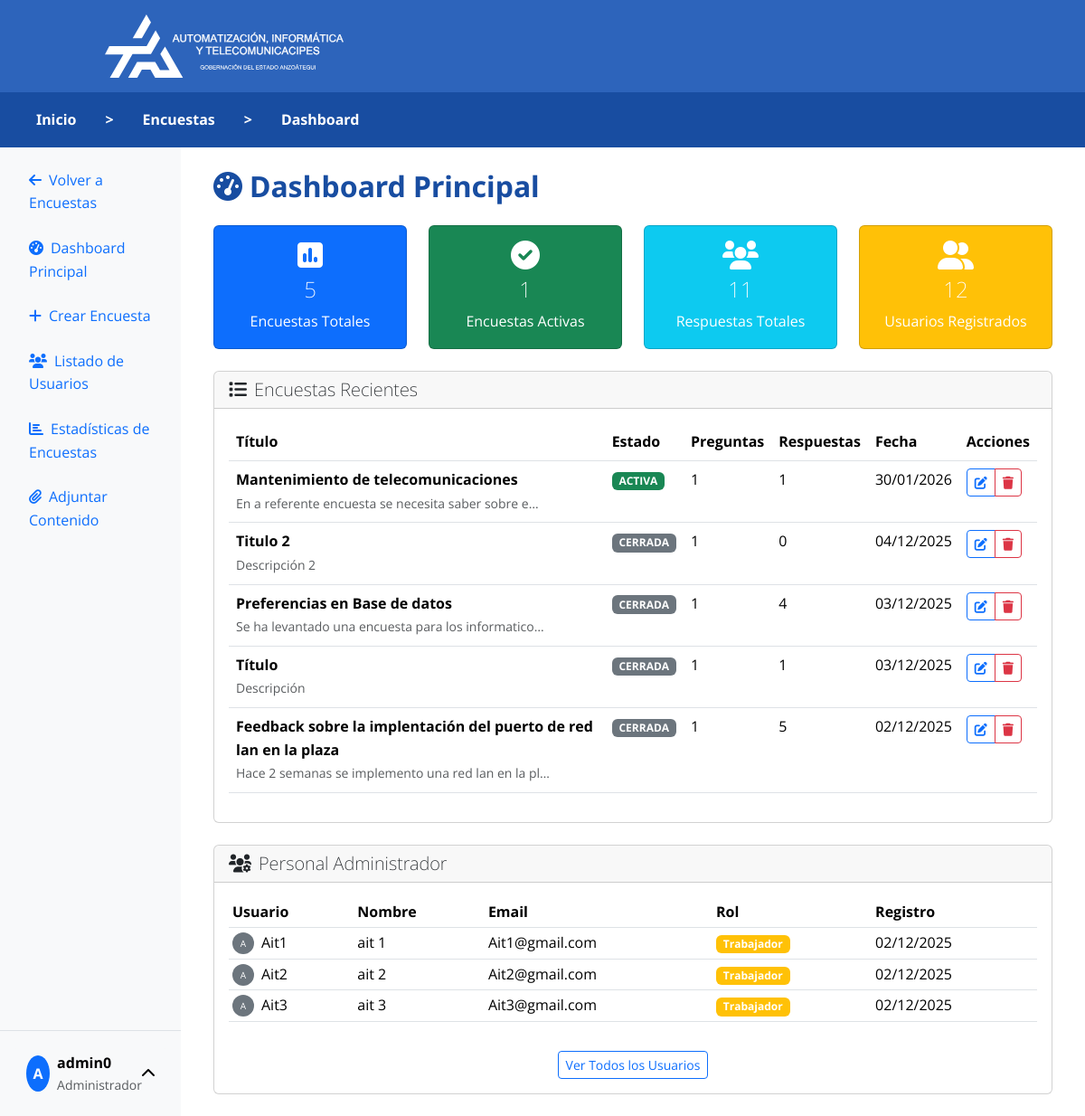
The app's page /polls/manager/ (signed in), older data.
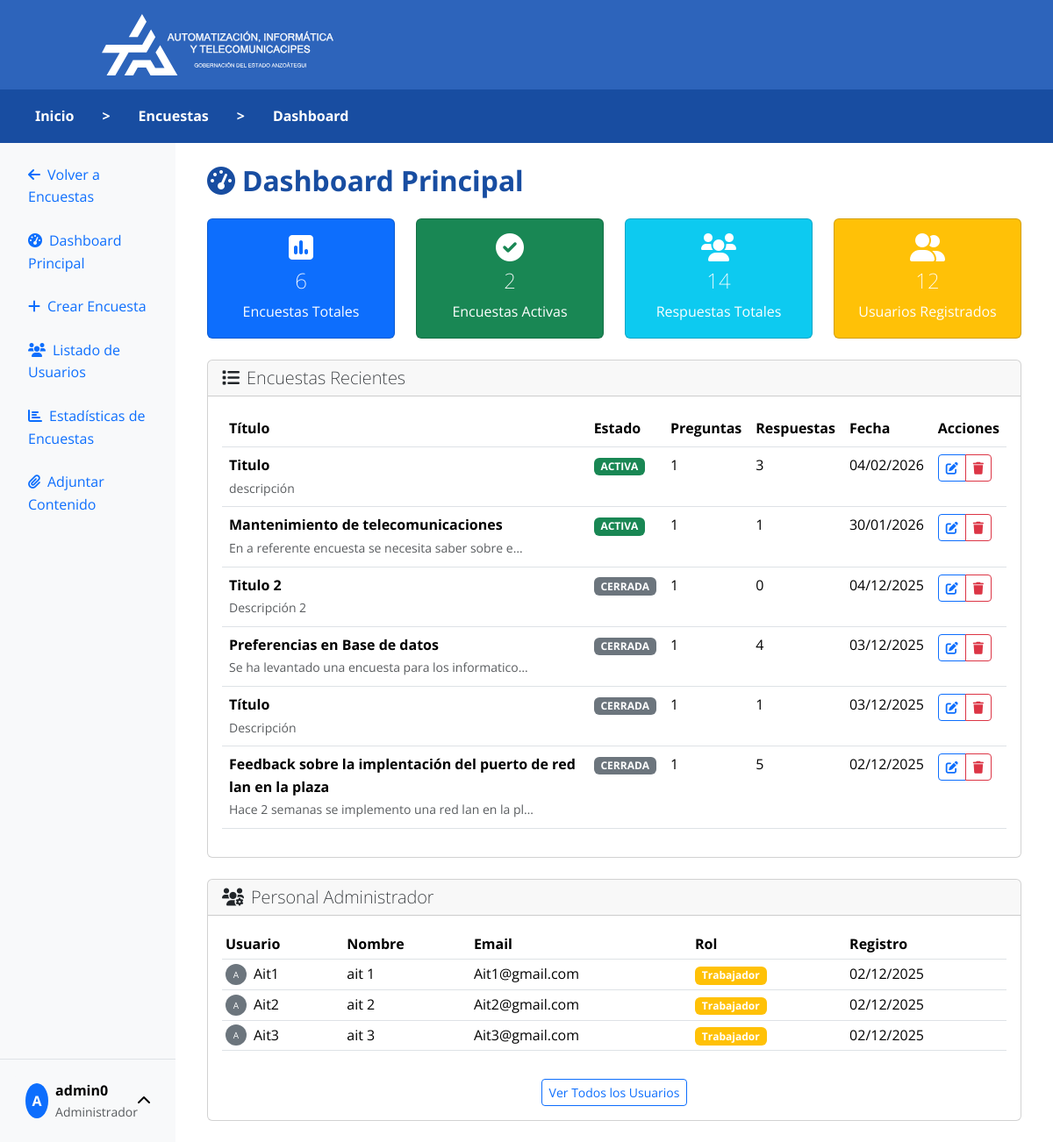
The same page, newer data.
### model_poll/models.py (models this page shows, shortened)
class Poll(models.Model):
    class Status(models.TextChoices):
        BORRADOR = 'BORRADOR', 'Borrador'
        ACTIVA = 'ACTIVA', 'Activa'
        CERRADA = 'CERRADA', 'Cerrada'
    created_by = models.ForeignKey(settings.AUTH_USER_MODEL, on_delete=models.SET_NULL, null=True, related_name="encuestas_creadas")
    title = models.CharField(max_length=200)
    description = models.TextField(blank=True, null=True, default='')
    image = models.ImageField(upload_to='polls/', blank=True, null=True)
    status = models.CharField(max_length=20, choices=Status.choices, default=Status.BORRADOR)
    star_date = models.DateTimeField(null=True, blank=True, help_text="Fecha y hora de inicio de la encuesta")
    end_date = models.DateTimeField(null=True, blank=True, help_text="Fecha y hora de finalización de la encuesta")
    def check_and_update_status(self):
        from django.utils import timezone
        now = timezone.now()
        if self.end_date and now > self.end_date and self.status == 'ACTIVA':
            self.status = 'CERRADA'
            self.save(update_fields=['status'])
            return True
        return False

class User(AbstractUser):
    full_name = models.CharField(max_length=255, blank=True, default='')
    profile_image = models.ImageField(upload_to='profiles/', blank=True, null=True)
    rol = models.ForeignKey(Rol, on_delete=models.SET_NULL, null=True, blank=True, related_name="usuarios")

class Rol(models.Model):
    name = models.CharField(max_length=50, unique=True, help_text="Administrador, Trabajador, Usuario")
    descripcion = models.TextField(blank=True, null=True, default='')

### posts/views.py (the view, shortened to what this page needs)
# urls.py: path('manager/', views.poll_manager, name='poll_manager'),
@login_required
def poll_manager(request):
    if not request.user.rol or request.user.rol.name not in ['Administrador', 'Trabajador']:
        return HttpResponseForbidden("No tienes permisos para acceder a esta página.")
    if request.user.rol.name == 'Administrador':
        polls = Poll.objects.all().order_by('-star_date')
        users = User.objects.all().order_by('username')
        search_query = request.GET.get('search', '')
        role_filter = request.GET.get('role', '')
        if role_filter:
            users = users.filter(rol__name=role_filter)
    else:
        polls = Poll.objects.all().order_by('-star_date')
        users = User.objects.all().order_by('username')
    for poll in polls.filter(status='ACTIVA'):
        poll.check_and_update_status()
    active_polls = polls.filter(status='ACTIVA').count()
    total_responses = Participation.objects.count()
    total_users = User.objects.count()
    context = {
        'polls': polls,
        'users': users,
        'active_polls': active_polls,
        'total_responses': total_responses,
        'total_users': total_users
    }
    return render(request, 'posts/poll_manager.html', context)

### templates/posts/poll_manager.html (shortened to what the changed rows need)
{% extends "pages/layouts/_base_manage.html" %}
{% load static %}
{% block content %}
<div class="row">
    <div class="col-12">
        <h2 class="fw-bold mb-4" style="color: #184da1;">
            <i class="fas fa-tachometer-alt me-2"></i>Dashboard Principal
        </h2>
    </div>
</div>
<div class="row mb-4">
    <div class="col-md-3">
        <div class="card bg-primary text-white">
            <div class="card-body text-center">
                <i class="fas fa-poll fa-2x mb-2"></i>
                <h4>{{ polls.count }}</h4>
                <p class="mb-0">Encuestas Totales</p>
            </div>
        </div>
    </div>
    <div class="col-md-3">
        <div class="card bg-success text-white">
            <div class="card-body text-center">
                <i class="fas fa-check-circle fa-2x mb-2"></i>
                <h4>{{ active_polls }}</h4>
                <p class="mb-0">Encuestas Activas</p>
            </div>
        </div>
    </div>
    <div class="col-md-3">
        <div class="card bg-info text-white">
            <div class="card-body text-center">
                <i class="fas fa-users fa-2x mb-2"></i>
                <h4>{{ total_responses }}</h4>
                <p class="mb-0">Respuestas Totales</p>
            </div>
        </div>
    </div>
</div>
<div class="row">
    <div class="col-12">
        <div class="card">
            <div class="card-body">
                {% if polls %}
                <div class="table-responsive">
                    <table class="table table-hover">
                        <thead>
                            <tr>
                                <th>Título</th>
                                <th>Estado</th>
                                <th>Preguntas</th>
                                <th>Respuestas</th>
                                <th>Fecha</th>
                                <th>Acciones</th>
                            </tr>
                        </thead>
                        <tbody>
                            {% for poll in polls %}
                            <tr{% if forloop.counter > 10 %} style="display: none;"{% endif %}>
                                <td>
                                    <strong>{{ poll.title }}</strong>
                                    {% if poll.description %}
                                    <br><small class="text-muted">{{ poll.description|truncatechars:50 }}</small>
                                    {% endif %}
                                </td>
                                <td>
                                    <span class="badge bg-{% if poll.status == 'ACTIVA' %}success{% elif poll.status == 'BORRADOR' %}warning{% else %}secondary{% endif %}">
                                        {{ poll.status }}
                                    </span>
                                </td>
                                <td>{{ poll.preguntas.count }}</td>
                                <td>{{ poll.participaciones.count }}</td>
                                <td>{{ poll.star_date|date:"d/m/Y" }}</td>
                                <td>
                                    <div class="btn-group btn-group-sm">
                                        <a href="{% url 'posts:edit_poll' poll.id %}" class="btn btn-outline-primary" title="Editar">
                                            <i class="fas fa-edit"></i>
                                        </a>
                                        <button type="button" class="btn btn-outline-danger" title="Eliminar" onclick="confirmDelete('{% url 'posts:delete_poll' poll.id %}', '{{ poll.title|escapejs }}')">
                                            <i class="fas fa-trash"></i>
                                        </button>
                                    </div>
                                </td>
                            </tr>
                            {% endfor %}
                        </tbody>
                    </table>
                </div>
                {% endif %}
            </div>
        </div>
    </div>
</div>
<div class="row mt-4">
    <div class="col-12">
        <div class="card">
            <div class="card-body">
                <div class="table-responsive">
                    <table class="table table-sm">
                        <thead>
                            <tr>
                                <th>Usuario</th>
                                <th>Nombre</th>
                                <th>Email</th>
                                <th>Rol</th>
                                <th>Registro</th>
                            </tr>
                        </thead>
                        <tbody>
                            {% for usuario in users|slice:":5" %}
                            {% if usuario.rol.name == 'Administrador' or usuario.rol.name == 'Trabajador' %}
                            <tr>
                                <td>
                                    <div class="d-flex align-items-center">
                                        {% if usuario.profile_image %}
                                            <img src="{{ usuario.profile_image.url }}" class="rounded-circle me-2" width="24" height="24">
                                        {% else %}
                                            <div class="bg-secondary rounded-circle d-flex align-items-center justify-content-center me-2" style="width: 24px; height: 24px;">
                                                <span class="text-white" style="font-size: 10px;">{{ usuario.username|first|upper }}</span>
                                            </div>
                                        {% endif %}
                                        {{ usuario.username }}
                                    </div>
                                </td>
                                <td>{{ usuario.get_full_name|default:"-" }}</td>
                                <td>{{ usuario.email }}</td>
                                <td>
                                    <span class="badge bg-{% if usuario.rol.name == 'Administrador' %}danger{% elif usuario.rol.name == 'Trabajador' %}warning{% else %}secondary{% endif %} badge-sm">
                                        {{ usuario.rol.name|default:"Sin rol" }}
                                    </span>
                                </td>
                                <td>{{ usuario.date_joined|date:"d/m/Y" }}</td>
                            </tr>
                            {% endif %}
                            {% endfor %}
                        </tbody>
                    </table>
                </div>
            </div>
        </div>
    </div>
</div>
{% endblock %}

Row changes from the older to the newer data that the page shows:
added Poll: title "Titulo", description "descripción", status "ACTIVA", preguntas.count "1", participaciones.count "3", star_date "04/02/2026"
Text that changed along with them:
{{ polls.count }}: "5" → "6"
{{ active_polls }}: "1" → "2"
{{ total_responses }}: "11" → "14"
